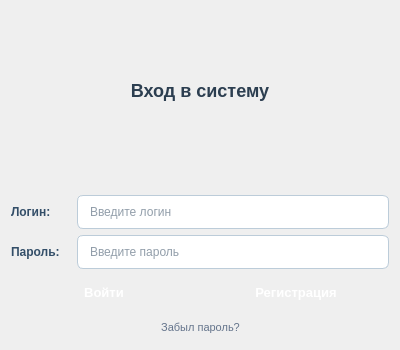
<?xml version="1.0" encoding="UTF-8"?>
<ui version="4.0">
 <class>FormAuth</class>
 <widget class="QWidget" name="FormAuth">
  <property name="geometry">
   <rect>
    <x>0</x>
    <y>0</y>
    <width>400</width>
    <height>350</height>
   </rect>
  </property>
  <property name="windowTitle">
   <string>Авторизация</string>
  </property>
  <property name="styleSheet">
   <string notr="true">QWidget {
    background: qlineargradient(x1:0, y1:0, x2:0, y2:1,
                                stop:0 #f0f4f8,
                                stop:1 #d9e2ec);
    font-family: 'Segoe UI', 'Arial', sans-serif;
}

/* Кнопка "Забыл пароль" */
QPushButton#forgotButton {
    background: transparent;
    color: #64748b;
    border: none;
    font-size: 11px;
    font-weight: normal;
    text-align: center;
    padding: 5px;
}

QPushButton#forgotButton:hover {
    color: #3b82f6;
    text-decoration: underline;
}

QPushButton#forgotButton:pressed {
    color: #2563eb;
}</string>
  </property>
  <layout class="QVBoxLayout" name="verticalLayout_2">
   <item>
    <layout class="QVBoxLayout" name="verticalLayout">
     <item>
      <widget class="QLabel" name="titleLabel">
       <property name="font">
        <font>
         <family>Segoe UI</family>
         <pointsize>-1</pointsize>
         <bold>true</bold>
        </font>
       </property>
       <property name="styleSheet">
        <string notr="true">QLabel#titleLabel {
    color: #2c3e50;
    font-size: 18px;
    font-weight: bold;
    margin-bottom: 20px;
}</string>
       </property>
       <property name="text">
        <string>Вход в систему</string>
       </property>
       <property name="alignment">
        <set>Qt::AlignmentFlag::AlignCenter</set>
       </property>
      </widget>
     </item>
     <item>
      <layout class="QGridLayout" name="gridLayout">
       <item row="0" column="1">
        <widget class="QLineEdit" name="loginEdit">
         <property name="styleSheet">
          <string notr="true">QLineEdit {
    background-color: white;
    border: 1px solid #bcccd9;
    border-radius: 6px;
    padding: 8px 10px;
    font-size: 12px;
    color: #243b53;
    selection-background-color: #1992d4;
}

QLineEdit:focus {
    border: 2px solid #1992d4;
    background-color: #ffffff;
}

QLineEdit:hover {
    border: 1px solid #829ab1;
}
</string>
         </property>
         <property name="placeholderText">
          <string>Введите логин</string>
         </property>
        </widget>
       </item>
       <item row="1" column="1">
        <widget class="QLineEdit" name="passwordEdit">
         <property name="styleSheet">
          <string notr="true">QLineEdit {
    background-color: white;
    border: 1px solid #bcccd9;
    border-radius: 6px;
    padding: 8px 10px;
    font-size: 12px;
    color: #243b53;
    selection-background-color: #1992d4;
}

QLineEdit:focus {
    border: 2px solid #1992d4;
    background-color: #ffffff;
}

QLineEdit:hover {
    border: 1px solid #829ab1;
}
</string>
         </property>
         <property name="echoMode">
          <enum>QLineEdit::EchoMode::Password</enum>
         </property>
         <property name="placeholderText">
          <string>Введите пароль</string>
         </property>
        </widget>
       </item>
       <item row="1" column="0">
        <widget class="QLabel" name="passwordLabel">
         <property name="styleSheet">
          <string notr="true">QLabel#loginLabel, QLabel#passwordLabel {
    color: #334e68;
    font-size: 12px;
    font-weight: bold;
    min-width: 60px;
}</string>
         </property>
         <property name="text">
          <string>Пароль:</string>
         </property>
        </widget>
       </item>
       <item row="0" column="0">
        <widget class="QLabel" name="loginLabel">
         <property name="styleSheet">
          <string notr="true">QLabel#loginLabel, QLabel#passwordLabel {
    color: #334e68;
    font-size: 12px;
    font-weight: bold;
    min-width: 60px;
}</string>
         </property>
         <property name="text">
          <string>Логин:</string>
         </property>
        </widget>
       </item>
      </layout>
     </item>
     <item>
      <layout class="QHBoxLayout" name="horizontalLayout">
       <item>
        <widget class="QPushButton" name="loginButton">
         <property name="styleSheet">
          <string notr="true">QPushButton#loginButton {
    background: qlineargradient(x1:0, y1:0, x2:0, y2:1,
                                stop:0 #1992d4,
                                stop:1 #0c6b9e);
    color: white;
    border: none;
    border-radius: 6px;
    padding: 10px 20px;
    font-size: 13px;
    font-weight: bold;
    min-width: 120px;
}

QPushButton#loginButton:hover {
    background: qlineargradient(x1:0, y1:0, x2:0, y2:1,
                                stop:0 #0c6b9e,
                                stop:1 #085078);
}

QPushButton#loginButton:pressed {
    background: #085078;
    padding-top: 12px;
    padding-bottom: 8px;
}</string>
         </property>
         <property name="text">
          <string>Войти</string>
         </property>
        </widget>
       </item>
       <item>
        <widget class="QPushButton" name="registerButton">
         <property name="styleSheet">
          <string notr="true">QPushButton#registerButton {
    background: qlineargradient(x1:0, y1:0, x2:0, y2:1,
                                stop:0 #627d98,
                                stop:1 #486581);
    color: white;
    border: none;
    border-radius: 6px;
    padding: 10px 20px;
    font-size: 13px;
    font-weight: bold;
    min-width: 120px;
}

QPushButton#registerButton:hover {
    background: qlineargradient(x1:0, y1:0, x2:0, y2:1,
                                stop:0 #486581,
                                stop:1 #334e68);
}

QPushButton#registerButton:pressed {
    background: #334e68;
}</string>
         </property>
         <property name="text">
          <string>Регистрация</string>
         </property>
        </widget>
       </item>
      </layout>
     </item>
     <item>
      <layout class="QHBoxLayout" name="forgotLayout">
       <item>
        <spacer name="forgotSpacer">
         <property name="orientation">
          <enum>Qt::Orientation::Horizontal</enum>
         </property>
         <property name="sizeHint" stdset="0">
          <size>
           <width>40</width>
           <height>20</height>
          </size>
         </property>
        </spacer>
       </item>
       <item>
        <widget class="QPushButton" name="forgotButton">
         <property name="text">
          <string>Забыл пароль?</string>
         </property>
         <property name="cursor">
          <cursorShape>PointingHandCursor</cursorShape>
         </property>
        </widget>
       </item>
       <item>
        <spacer name="forgotSpacer2">
         <property name="orientation">
          <enum>Qt::Orientation::Horizontal</enum>
         </property>
         <property name="sizeHint" stdset="0">
          <size>
           <width>40</width>
           <height>20</height>
          </size>
         </property>
        </spacer>
       </item>
      </layout>
     </item>
    </layout>
   </item>
  </layout>
 </widget>
 <resources/>
 <connections/>
</ui>
